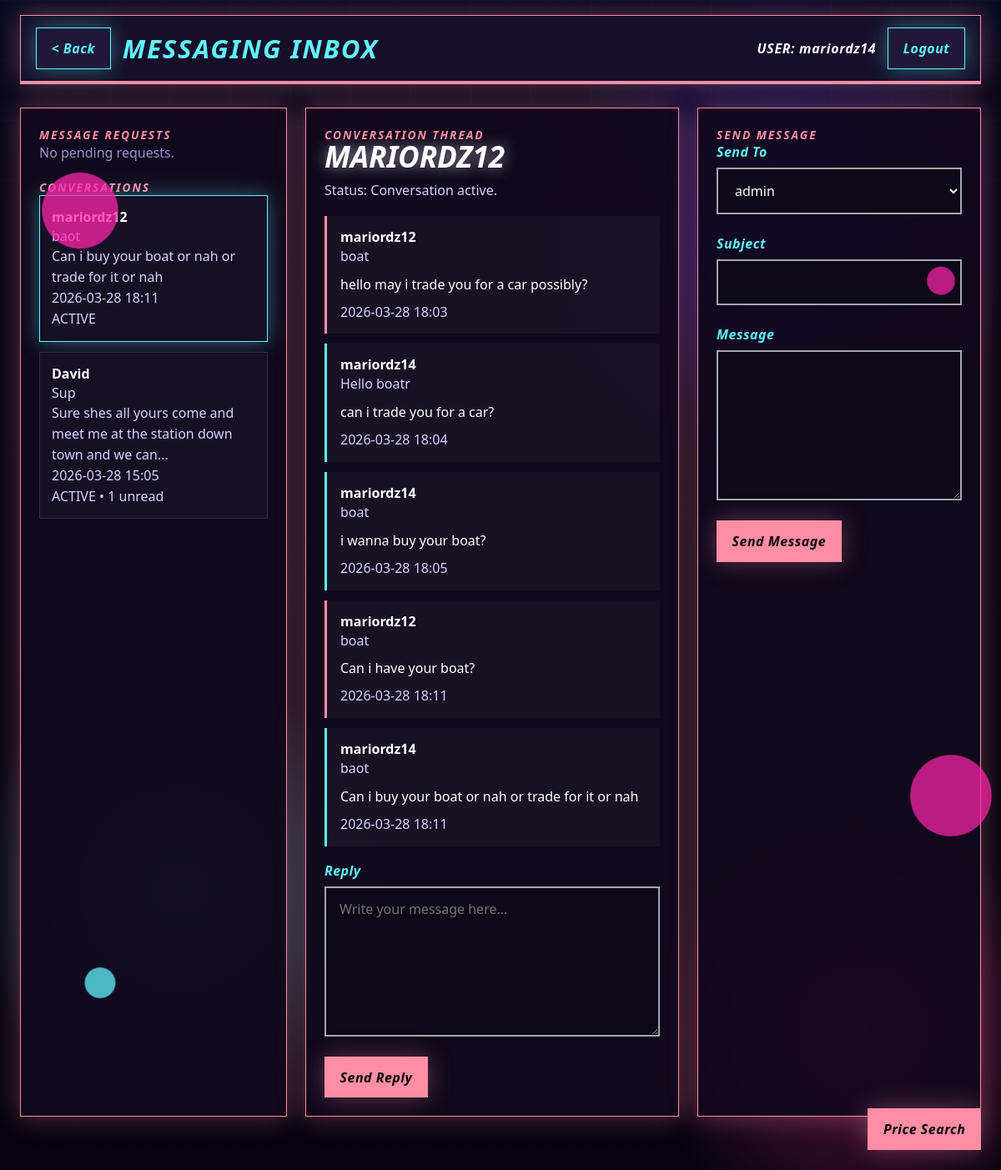
/inbox (signed in), run on the app's committed database.
### tables this page shows
CREATE TABLE users (
            id INTEGER PRIMARY KEY AUTOINCREMENT,
            username TEXT UNIQUE NOT NULL,
            password TEXT NOT NULL,
            created_at TEXT NOT NULL
        );

CREATE TABLE messages (
            id INTEGER PRIMARY KEY AUTOINCREMENT,
            sender_id INTEGER NOT NULL,
            receiver_id INTEGER NOT NULL,
            subject TEXT NOT NULL,
            body TEXT NOT NULL,
            item_id INTEGER,
            created_at TEXT NOT NULL,
            is_read INTEGER NOT NULL DEFAULT 0, conversation_id INTEGER,
            FOREIGN KEY(sender_id) REFERENCES users(id),
            FOREIGN KEY(receiver_id) REFERENCES users(id),
            FOREIGN KEY(item_id) REFERENCES items(id)
        );

CREATE TABLE conversations (
            id INTEGER PRIMARY KEY AUTOINCREMENT,
            user_one_id INTEGER NOT NULL,
            user_two_id INTEGER NOT NULL,
            requested_by INTEGER NOT NULL,
            status TEXT NOT NULL DEFAULT 'pending',
            created_at TEXT NOT NULL,
            updated_at TEXT NOT NULL,
            UNIQUE(user_one_id, user_two_id),
            FOREIGN KEY(user_one_id) REFERENCES users(id),
            FOREIGN KEY(user_two_id) REFERENCES users(id),
            FOREIGN KEY(requested_by) REFERENCES users(id)
        );

### web_app.py (the view, shortened to what this page needs)
@app.route("/inbox", methods=["GET", "POST"])
@login_required
def inbox():
    user_id = current_user_id()
    assert user_id is not None
    requests = get_message_requests(user_id)
    conversations = get_visible_conversations(user_id)
    selected_conversation_id = request.args.get("conv", type=int)
    if selected_conversation_id is None and conversations:
        selected_conversation_id = conversations[0][0]
    selected_meta = None
    selected_messages: list[tuple] = []
    if selected_conversation_id is not None:
        selected_meta, selected_messages = get_conversation_messages(user_id, selected_conversation_id)
        if selected_meta is not None:
            mark_conversation_read(user_id, selected_conversation_id)
    users = get_all_users_except(user_id)
    return render_template(
        "inbox.html",
        requests=requests,
        conversations=conversations,
        selected_conversation_id=selected_conversation_id,
        selected_meta=selected_meta,
        selected_messages=selected_messages,
        users=users,
        current_user_id=user_id,
        format_timestamp=format_timestamp,
    )

### main.py (called while the page is built)
def get_db_connection() -> sqlite3.Connection:
    conn = sqlite3.connect(DB_NAME, timeout=10)
    conn.execute("PRAGMA journal_mode=WAL")
    return conn

def get_all_users_except(user_id: int) -> list[tuple[int, str]]:
    conn = get_db_connection()
    cur = conn.cursor()
    cur.execute(
        "SELECT id, username FROM users WHERE id != ? ORDER BY username COLLATE NOCASE",
        (user_id,),
    )
    rows = cur.fetchall()
    conn.close()
    return rows

def get_message_requests(user_id: int) -> list[tuple]:
    conn = get_db_connection()
    cur = conn.cursor()
    cur.execute(
        """
        SELECT c.id,
               u.username,
               m.subject,
               m.body,
               m.created_at,
               c.requested_by
        FROM conversations c
        JOIN messages m ON m.id = (
            SELECT MAX(id) FROM messages WHERE conversation_id = c.id
        )
        JOIN users u ON u.id = c.requested_by
        WHERE c.status = 'pending'
          AND c.requested_by != ?
          AND (c.user_one_id = ? OR c.user_two_id = ?)
        ORDER BY c.updated_at DESC
        """,
        (user_id, user_id, user_id),
    )
    rows = cur.fetchall()
    conn.close()
    return rows

def mark_conversation_read(user_id: int, conversation_id: int) -> None:
    conn = get_db_connection()
    cur = conn.cursor()
    cur.execute(
        """
        UPDATE messages
        SET is_read = 1
        WHERE conversation_id = ? AND receiver_id = ?
        """,
        (conversation_id, user_id),
    )
    conn.commit()
    conn.close()

def format_timestamp(timestamp_text: str) -> str:
    return timestamp_text[:16].replace("T", " ")

### web_app.py (called while the page is built)
def current_user_id() -> int | None:
    user_id = session.get("user_id")
    return int(user_id) if user_id is not None else None

def current_username() -> str:
    return session.get("username", "")

def login_required(view_func):
    @wraps(view_func)
    def wrapped_view(*args, **kwargs):
        if current_user_id() is None:
            return redirect(url_for("auth"))
        return view_func(*args, **kwargs)
    return wrapped_view

@app.context_processor
def inject_shell_context():
    return {
        "shell_username": current_username(),
        "photo_url": photo_url,
    }

### templates/inbox.html (shortened to what this page needs)
{% extends "base.html" %}
{% set topbar_title = "MESSAGING INBOX" %}
{% set back_endpoint = "hub" %}
{% block content %}
<section class="inbox-layout" style="margin-top: 28px;">
    <aside class="list-panel">
        <div class="section-label">Message Requests</div>
        <div class="sidebar-list">
            {% if requests %}
                {% for request_item in requests %}
                    <div class="request-card">
                        <strong>{{ request_item[1] }}</strong>
                        <div class="thread-meta">{{ request_item[2] }}</div>
                        <div class="thread-meta">{{ request_item[3] }}</div>
                        <div class="thread-meta">{{ format_timestamp(request_item[4]) }}</div>
                        <div class="button-row" style="margin-top: 12px;">
                            <form method="post">
                                <input type="hidden" name="action" value="approve">
                                <input type="hidden" name="conversation_id" value="{{ request_item[0] }}">
                                <button class="action-btn" type="submit">Approve</button>
                            </form>
                            <form method="post">
                                <input type="hidden" name="action" value="decline">
                                <input type="hidden" name="conversation_id" value="{{ request_item[0] }}">
                                <button class="danger-btn" type="submit">Decline</button>
                            </form>
                        </div>
                    </div>
                {% endfor %}
            {% else %}
                <div class="empty-state">No pending requests.</div>
            {% endif %}
        </div>
        <div class="section-label" style="margin-top: 20px;">Conversations</div>
        <div class="sidebar-list">
            {% if conversations %}
                {% for convo in conversations %}
                    <a class="conversation-card {% if selected_conversation_id == convo[0] %}active{% endif %}" href="{{ url_for('inbox', conv=convo[0]) }}">
                        <strong>{{ convo[1] }}</strong>
                        <div class="thread-meta">{{ convo[2] or "Trade Message" }}</div>
                        <div class="thread-meta">{{ convo[3][:72] }}{% if convo[3]|length > 72 %}...{% endif %}</div>
                        <div class="thread-meta">{{ format_timestamp(convo[4]) }}</div>
                        <div class="thread-meta">{{ convo[5]|upper }}{% if convo[6] %} • {{ convo[6] }} unread{% endif %}</div>
                    </a>
                {% endfor %}
            {% else %}
                <div class="empty-state">No conversations yet.</div>
            {% endif %}
        </div>
    </aside>
    <section class="thread-panel">
        <div class="section-label">Conversation Thread</div>
        {% if selected_meta %}
            <h2 class="auth-title" style="margin-top: 0;">{{ selected_meta[5] }}</h2>
            <div class="thread-meta" style="margin-bottom: 18px;">
                Status:
                {% if selected_meta[1] == "pending" and selected_meta[2] != current_user_id %}
                    Message request waiting for your approval.
                {% elif selected_meta[1] == "pending" %}
                    Request sent. Waiting for them to accept before chatting.
                {% else %}
                    Conversation active.
                {% endif %}
            </div>
            <div class="message-thread">
                {% for message in selected_messages %}
                    <div class="thread-bubble {% if message[1] == current_user_id %}self{% endif %}">
                        <strong>{{ message[2] }}</strong>
                        <div class="thread-meta">{{ message[3] }}</div>
                        <div style="margin-top: 10px;">{{ message[4] }}</div>
                        <div class="thread-meta" style="margin-top: 10px;">{{ format_timestamp(message[5]) }}</div>
                    </div>
                {% endfor %}
            </div>
            <form method="post" class="page-grid" style="margin-top: 18px;">
                <div class="field">
                    <label for="reply_body">Reply</label>
                    <textarea id="reply_body" name="body" placeholder="Write your message here..."></textarea>
                </div>
                <div class="button-row">
                    <button class="action-btn" type="submit">Send Reply</button>
                </div>
            </form>
        {% else %}
            <div class="empty-state">No conversation selected.</div>
        {% endif %}
    </section>
    <aside class="form-panel">
        <div class="section-label">Send Message</div>
        <form method="post" class="page-grid">
            <div class="field">
                <label for="recipient">Send To</label>
                <select id="recipient" name="recipient">
                    {% for user_id, username in users %}
                        <option value="{{ username }}">{{ username }}</option>
                    {% endfor %}
                </select>
            </div>
            <div class="field">
                <label for="subject">Subject</label>
                <input id="subject" name="subject">
            </div>
            <div class="field">
                <label for="body">Message</label>
                <textarea id="body" name="body"></textarea>
            </div>
            <div class="button-row">
                <button class="action-btn" type="submit">Send Message</button>
            </div>
        </form>
    </aside>
</section>
{% endblock %}

### templates/base.html (shortened to what this page needs)
<!doctype html>
<html lang="en">
<head>
    <link rel="stylesheet" href="{{ url_for('static', filename='site.css') }}">
</head>
<body>
    <div class="site-shell">
        {% block topbar %}
            <header class="topbar">
                <div class="topbar-inner">
                    <div class="brand-left">
                        {% if back_endpoint %}
                            <a class="nav-btn" href="{{ url_for(back_endpoint) }}">&lt; Back</a>
                        {% endif %}
                        <div class="brand-title">{{ topbar_title or "CYBER XCHANGE" }}</div>
                    </div>
                    <div class="brand-right">
                        {% if shell_username %}
                            <div class="user-chip">USER: {{ shell_username }}</div>
                            <a class="nav-btn" href="{{ url_for('logout') }}">Logout</a>
                        {% endif %}
                    </div>
                </div>
                <div class="brand-line"></div>
            </header>
        {% endblock %}
        {% block content %}{% endblock %}
    </div>
    {% if shell_username %}
        <div class="floating-search" id="price-search-widget">
            <button class="action-btn" type="button" onclick="togglePriceSearch()">Price Search</button>
        </div>
    {% endif %}
</body>
</html>

### data on the page
users: username "mariordz14"
messages: convo "mariordz12", subject "baot", body "Can i buy your boat or nah or trade for it or nah", created_at "2026-03-28 18:11", status "ACTIVE", username "mariordz14"
messages: convo "David", subject "Sup", body "Sure shes all yours come and meet me at the station down town and we can", created_at "2026-03-28 15:05", status "ACTIVE", convo "1"
users: username "MARIORDZ12"
messages: username "mariordz12", subject "boat", body "hello may i trade you for a car possibly?", created_at "2026-03-28 18:03"
messages: username "mariordz14", subject "Hello boatr", body "can i trade you for a car?", created_at "2026-03-28 18:04"
messages: username "mariordz14", subject "boat", body "i wanna buy your boat?", created_at "2026-03-28 18:05"
messages: username "mariordz12", subject "boat", body "Can i have your boat?", created_at "2026-03-28 18:11"

### other printed values
{{ topbar_title or "CYBER XCHANGE" }} "MESSAGING INBOX"
form field recipient "admin"
